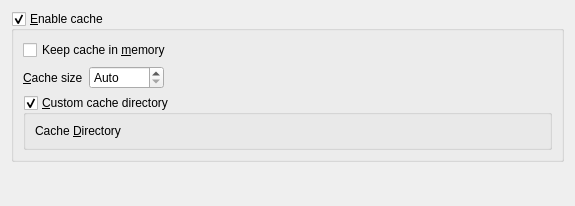
<?xml version="1.0" encoding="UTF-8"?>
<ui version="4.0">
 <class>Cache</class>
 <widget class="QWidget" name="Cache">
  <property name="geometry">
   <rect>
    <x>0</x>
    <y>0</y>
    <width>575</width>
    <height>206</height>
   </rect>
  </property>
  <layout class="QVBoxLayout" name="verticalLayout">
   <item>
    <widget class="QGroupBox" name="cacheEnabled">
     <property name="title">
      <string>&amp;Enable cache</string>
     </property>
     <property name="checkable">
      <bool>true</bool>
     </property>
     <layout class="QVBoxLayout" name="verticalLayout_2">
      <item>
       <widget class="QCheckBox" name="memoryCache">
        <property name="enabled">
         <bool>true</bool>
        </property>
        <property name="toolTip">
         <string>&lt;html&gt;&lt;head/&gt;&lt;body&gt;&lt;p&gt;Don't store the cache on disk but only in memory.&lt;/p&gt;&lt;p&gt;Turning this on means that the cache will be cleared when exiting Konqueror&lt;/p&gt;&lt;/body&gt;&lt;/html&gt;</string>
        </property>
        <property name="text">
         <string>Keep cache in &amp;memory</string>
        </property>
       </widget>
      </item>
      <item>
       <layout class="QHBoxLayout" name="horizontalLayout">
        <item>
         <widget class="QLabel" name="label">
          <property name="text">
           <string>&amp;Cache size</string>
          </property>
          <property name="buddy">
           <cstring>cacheSize</cstring>
          </property>
         </widget>
        </item>
        <item>
         <widget class="QSpinBox" name="cacheSize">
          <property name="toolTip">
           <string>The maximum space on disk or memory the cache can use. When this threshold is reached, old pages will be removed to make space for new ones</string>
          </property>
          <property name="specialValueText">
           <string>Auto</string>
          </property>
          <property name="suffix">
           <string> MB</string>
          </property>
          <property name="prefix">
           <string/>
          </property>
          <property name="maximum">
           <number>1000</number>
          </property>
         </widget>
        </item>
        <item>
         <spacer name="horizontalSpacer">
          <property name="orientation">
           <enum>Qt::Horizontal</enum>
          </property>
          <property name="sizeHint" stdset="0">
           <size>
            <width>40</width>
            <height>20</height>
           </size>
          </property>
         </spacer>
        </item>
       </layout>
      </item>
      <item>
       <widget class="QGroupBox" name="useCustomCacheDir">
        <property name="toolTip">
         <string>Use a custom directory to keep the cache</string>
        </property>
        <property name="title">
         <string>&amp;Custom cache directory</string>
        </property>
        <property name="checkable">
         <bool>true</bool>
        </property>
        <layout class="QHBoxLayout" name="horizontalLayout_3">
         <item>
          <widget class="QLabel" name="customCachePathLabel">
           <property name="enabled">
            <bool>true</bool>
           </property>
           <property name="text">
            <string>Cache &amp;Directory</string>
           </property>
           <property name="buddy">
            <cstring>customCacheDir</cstring>
           </property>
          </widget>
         </item>
         <item>
          <widget class="KUrlRequester" name="customCacheDir">
           <property name="enabled">
            <bool>true</bool>
           </property>
           <property name="toolTip">
            <string>The custom directory to store cache</string>
           </property>
           <property name="mode">
            <set>KFile::Directory|KFile::ExistingOnly|KFile::LocalOnly</set>
           </property>
          </widget>
         </item>
        </layout>
       </widget>
      </item>
     </layout>
    </widget>
   </item>
   <item>
    <spacer name="verticalSpacer">
     <property name="orientation">
      <enum>Qt::Vertical</enum>
     </property>
     <property name="sizeHint" stdset="0">
      <size>
       <width>20</width>
       <height>40</height>
      </size>
     </property>
    </spacer>
   </item>
  </layout>
 </widget>
 <customwidgets>
  <customwidget>
   <class>KUrlRequester</class>
   <extends>QWidget</extends>
   <header>kurlrequester.h</header>
  </customwidget>
 </customwidgets>
 <resources/>
 <connections/>
</ui>
